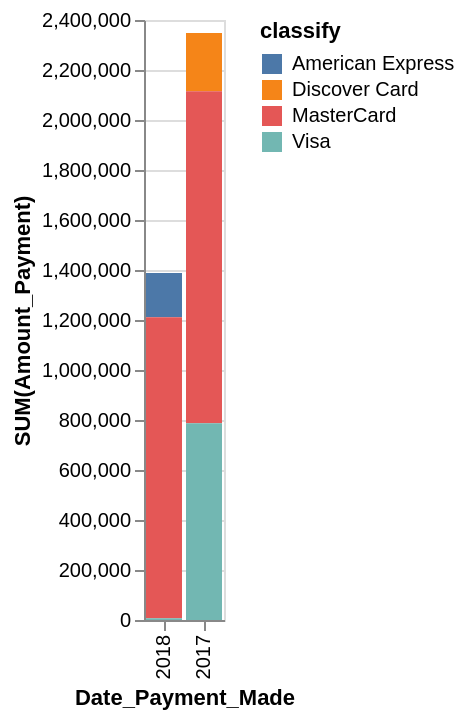

Describe this chart as a Vega-Lite specification.
### Vega-Lite specification from a JSON file in a GitHub repository (floating-point values rounded to 4 significant figures)
{"data": {"values": [{"x_data": "2017", "y_data": 0, "classify": "American Express"}, {"x_data": "2018", "y_data": 177130, "classify": "American Express"}, {"x_data": "2017", "y_data": 232825, "classify": "Discover Card"}, {"x_data": "2018", "y_data": 0, "classify": "Discover Card"}, {"x_data": "2017", "y_data": 1327865, "classify": "MasterCard"}, {"x_data": "2018", "y_data": 1204000, "classify": "MasterCard"}, {"x_data": "2017", "y_data": 787370, "classify": "Visa"}, {"x_data": "2018", "y_data": 7343, "classify": "Visa"}]}, "mark": "bar", "encoding": {"x": {"field": "x_data", "type": "nominal", "title": "Date_Payment_Made", "sort": "descending"}, "y": {"field": "y_data", "type": "quantitative", "title": "SUM(Amount_Payment)"}, "color": {"field": "classify"}}}
